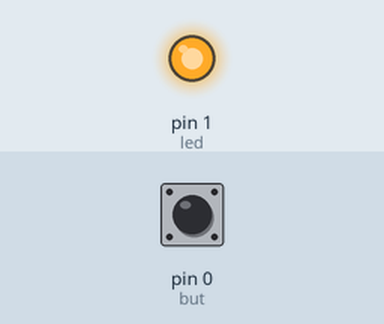
Simulated run of this sketch. Board: Arduino Uno, built with avr-gcc and run on an emulated ATmega328P. Shown: output pins drawn as LEDs (lit = HIGH). Dashed ring = blinking. The inputs (shaded band) are chosen by the test bench; at power-on: pin 0 (but) LOW.

Above: at 1.2 s.
1.3 s: pin 0 (but) pulled HIGH for 0.15 s
At 2.0 s:
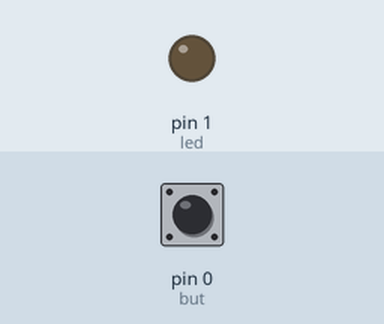
2.9 s: pin 0 (but) pulled HIGH for 1 s
At 3.14 s:
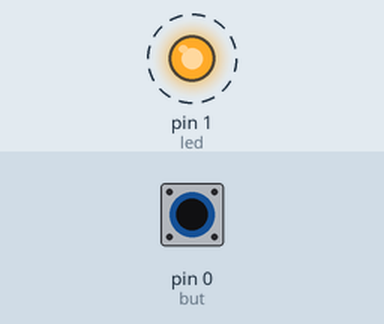
5.9 s: pin 0 (but) pulled HIGH for 3.2 s
At 5.9 s:
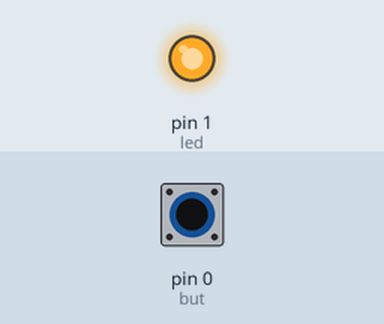
Timing chart, 0 to 8.9 s (numbered marks = the images above; inputs shaded):
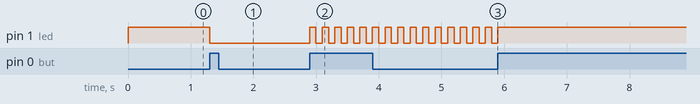

Measured:
- after the input at 1.3 s, pin 1 (led): HIGH → LOW at once
- after the input at 2.9 s, pin 1 (led): alternates HIGH for 0.10 s and LOW for 0.10 s, starting at once
- after the input at 5.9 s, pin 1 (led): stops changing and stays HIGH

The sketch:

ATTinyHelloWorld.ino
```cpp
int led = 1;
int but = 0;

int buttonValue = 0;
int butCount = 0;
int preVal = 0;

int newState = LOW;

unsigned long previousMillis = 0;
const long butInterval = 100;


void setup() {

  pinMode(led, OUTPUT);
  pinMode(but, INPUT);

}

void loop() {

  buttonValue = digitalRead(but);
  unsigned long currentMillis = millis();


  if (buttonValue != preVal) { //if button is pressed add state
    if (buttonValue == HIGH) {
      butCount++;


      if (butCount > 2) {  //reset state counter
        butCount = 0;

      }
    }
  }
  preVal = buttonValue;

  if (butCount == 0) { // state 1 (LED on)
    digitalWrite(led, HIGH);
  }
  else if (butCount == 1) { //state 2 (LED off)
    digitalWrite(led, LOW);
  }

  else if (butCount == 2) { //state 3 (blinking LED 100m)

    if (currentMillis - previousMillis >= butInterval) { // blinking with a timer
      previousMillis = currentMillis;
      if (newState == LOW) {
        newState = HIGH;
      }
      else {
        newState = LOW;
      }
      digitalWrite(led, newState);

    }
  }

}
```
